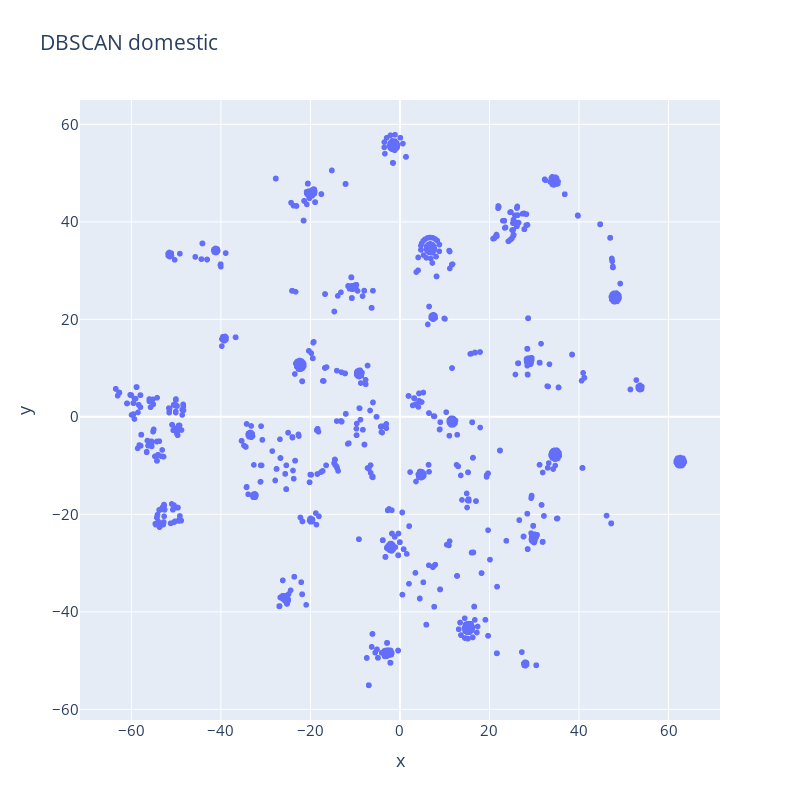

The notebook cell saved with this chart:
### Code cell
fig = px.scatter(tdf_id_18, x = tsne_representation_id_18[:, 0], y = tsne_representation_id_18[:, 1],
                #color = tdf_id_18['DBSCAN_label'].to_list(),
                height = 800, width = 800,
                title = "DBSCAN domestic")
fig.update_layout(font_size =15)
#fig.show()

### Figure 1 — Plotly figure (JSON) as saved in the notebook; plotly's stock layout.template omitted (floating-point values rounded to 4 significant figures; data arrays with more than 128 entries replaced by an {"elided": "..."} marker saying what was removed)
{"data": [{"hovertemplate": "x=%{x}<br>y=%{y}<extra></extra>", "legendgroup": "", "marker": {"color": "#636efa", "symbol": "circle"}, "mode": "markers", "name": "", "showlegend": false, "type": "scattergl", "x": {"elided": "4897 float values"}, "xaxis": "x", "y": {"elided": "4897 float values"}, "yaxis": "y"}], "layout": {"font": {"size": 15}, "height": 800, "legend": {"tracegroupgap": 0}, "title": {"text": "DBSCAN domestic"}, "width": 800, "xaxis": {"anchor": "y", "domain": [0, 1], "title": {"text": "x"}}, "yaxis": {"anchor": "x", "domain": [0, 1], "title": {"text": "y"}}}}
